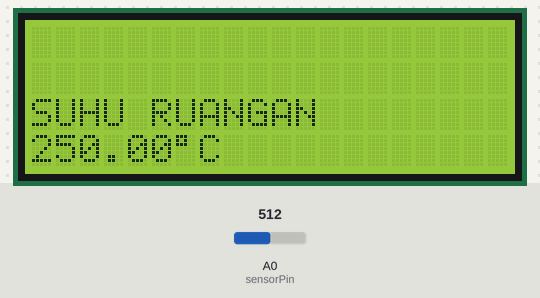
The sketch below on a simulated Arduino Uno, built with avr-gcc and run on an emulated ATmega328P. Parts: 20×4 character LCD. The test bench sets the inputs (shaded band); at power-on: A0 (sensorPin) = 512.

Above: at 2.2 s.
2.3 s: A0 (sensorPin) set to 716
At 3.5 s:
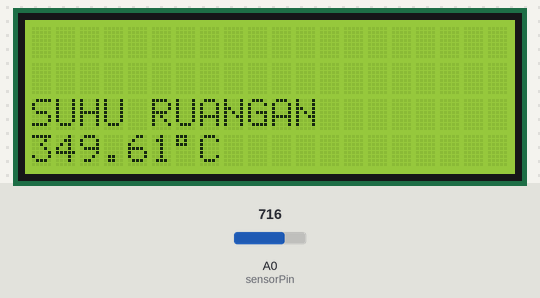
3.8 s: A0 (sensorPin) set to 900
At 4.7 s:
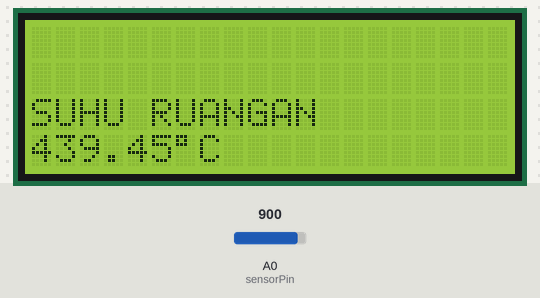
5.3 s: A0 (sensorPin) set to 1023
At 5.9 s:
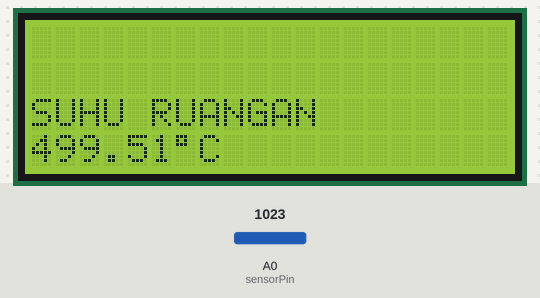
Timing chart, 0 to 8.3 s (numbered marks = the images above; inputs shaded):
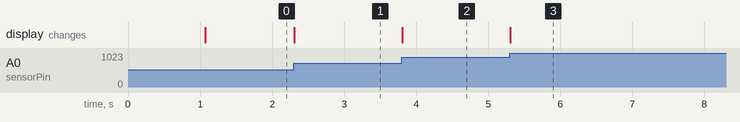

The sketch:

sketch_LM35.ino
```cpp
#include <LiquidCrystal.h>
LiquidCrystal lcd (13, 12, 11, 10, 9, 8);
int sensorPin = A0;
int nilaiADCSensor = 0;
void setup() {
 lcd.begin(20,4);
 lcd.setCursor(0,0);
 lcd.print("Haldhira Ladiva");
 lcd.setCursor(0,1);
 lcd.print("Monitoring Suhu");
 lcd.setCursor(0,2);
 lcd.print("Telekomunikasi PNJ");
 delay (1000);
 lcd.clear();
}

void loop() {
  nilaiADCSensor = analogRead(sensorPin);

  double Celcius = ((5.0/1024.0) * analogRead (sensorPin)) * 100;

 lcd.setCursor(0,2);
 lcd.print("SUHU RUANGAN");

 lcd.setCursor(0,3);
 lcd.print(Celcius);

 lcd.setCursor(6,3);
 lcd.print((char)223);

  lcd.setCursor(7,3);
 lcd.print("C");

}
```

Measured:
- after the input at 2.3 s, the display: changes at once (image 1)
- after the input at 3.8 s, the display: changes at once (image 2)
- after the input at 5.3 s, the display: changes at once (image 3)
